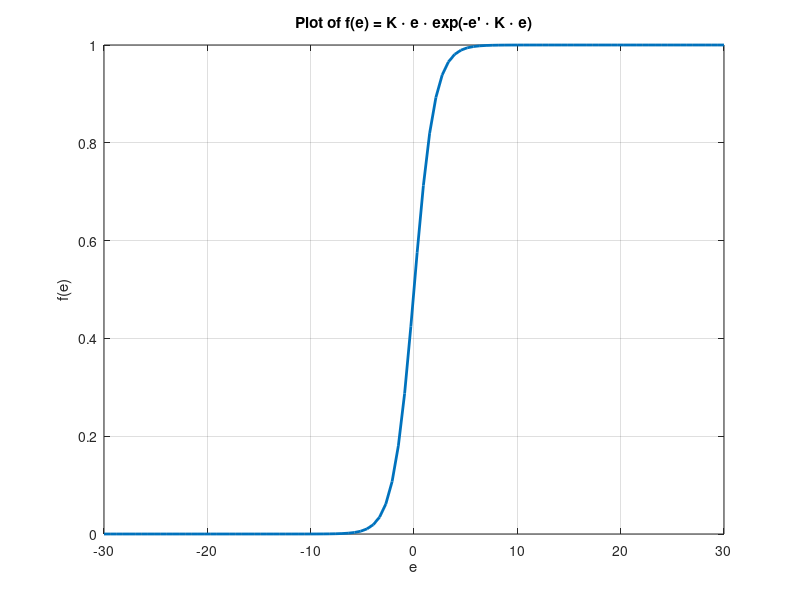

MATLAB code to generate this figure:
% Parameters
K = .6; % Scalar value for K

% Define range for e
e = linspace(-30, 30, 100); % 100 points between -2 and 2

% Calculate the function
f = K * e .* exp(-e .* K .* e);
f = 1 ./ (1 + exp(-e));
% Plot the result
figure;
plot(e, f, 'LineWidth', 2);
xlabel('e');
ylabel('f(e)');
title('Plot of f(e) = K \cdot e \cdot exp(-e'' \cdot K \cdot e)');
grid on;
